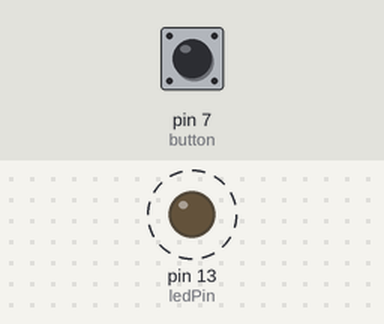
The sketch below on a simulated Arduino Uno, built with avr-gcc and run on an emulated ATmega328P. Shown: output pins drawn as LEDs (lit = HIGH). Dashed ring = blinking. The test bench sets the inputs (shaded band); at power-on: pin 7 (button) LOW. What the sketch prints to the serial monitor is not drawn.

Above: at 1.05 s.
1.3 s: pin 7 (button) pulled HIGH for 0.15 s
Timing chart, 0 to 10.4 s (numbered marks = the images above; inputs shaded):
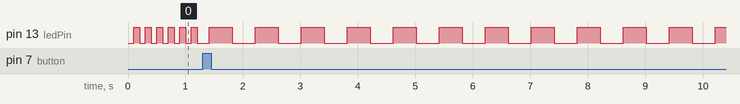

The sketch:

lab2_2.ino
```cpp
int state = 0;
int old_t=0;
int delay_t=100;
int ledPin = 13;
int button = 7;
void setup() {
  // put your setup code here, to run once:

    pinMode(ledPin, OUTPUT);
    digitalWrite(ledPin, LOW);
    pinMode(button, INPUT);

    Serial.begin(9600);
    Serial.print("Hello, this message is from Arduino Uno");

    state = LOW;
    old_t=millis();
}

void loop() {
    int new_t=millis();
    if(new_t-old_t>=delay_t){
        switch (state){
            case (LOW):
                state = HIGH;
                digitalWrite(ledPin, state);
                old_t=new_t;
            break;
            case (HIGH):
                state = LOW;
                digitalWrite(ledPin, state);
                old_t=new_t;
            break;
        }
    }
    if(digitalRead(button)){
        delay_t = delay_t + 50;
        delay_t = delay_t % 1000;
    }
}
```

Measured:
- after the input at 1.3 s, pin 13 (ledPin): alternates HIGH for 0.40 s and LOW for 0.40 s, starting after 0.11 s
- by itself, pin 13 (ledPin): alternates HIGH for 0.10 s and LOW for 0.10 s
